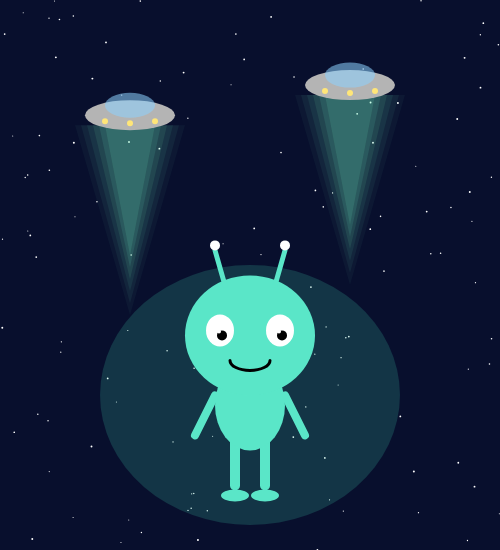
Frame 1 (no input)
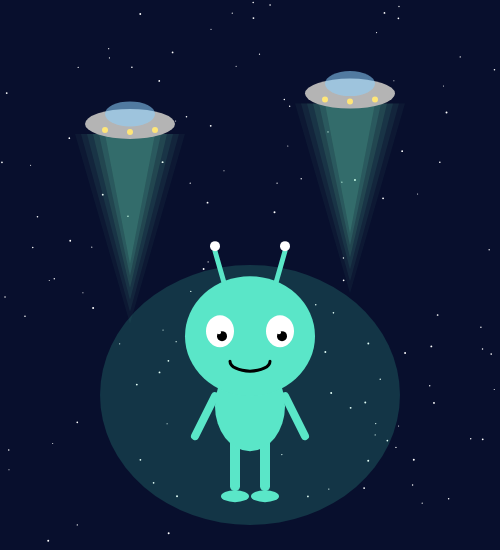
Frame 60 (no input)
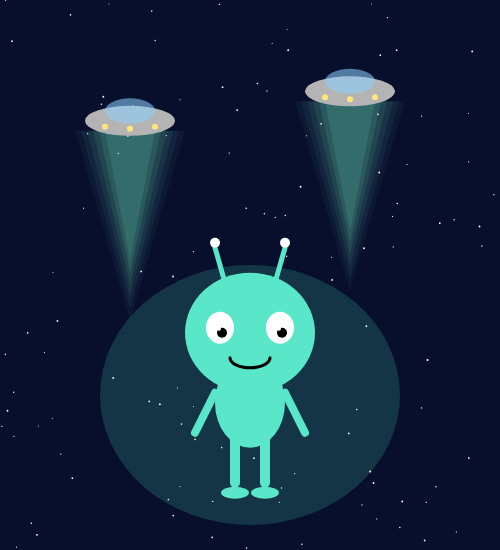
Frame 120 (the mouse pressed at the canvas centre since frame 60)

The p5.js sketch that drew these frames (run headless with seeded random() and noise() and a simulated clock; from frame 60 on, the mouse is pressed at the canvas centre):

// p5.js sketch
// ── sketch.js
function setup() {
  createCanvas(500, 550);
}

function draw() {
  drawSpace();

  drawShip(130, 120);
  drawShip(580, 160);
  drawShip(350, 90);

  let floatY = sin(frameCount * 0.05) * 8;

  push();
  translate(width / 2, height / 2 + 80 + floatY);
  drawCuteAlien();
  pop();
}

function drawSpace() {
  background(8, 15, 45);

  for (let i = 0; i < 120; i++) {
    fill(255);
    noStroke();
    circle(random(width), random(height), random(1, 2));
  }

  noStroke();
  fill(80, 255, 200, 40);
  ellipse(width/2, height/2 + 120, 300, 260);
}

function drawShip(x, y) {
  let hover = sin(frameCount * 0.07 + x) * 5;

  push();
  translate(x, y + hover);

  noStroke();
  for (let i = 0; i < 6; i++) {
    fill(120, 255, 200, 30 - i * 4);
    triangle(
      -25 - i * 6, 10,
       25 + i * 6, 10,
       0, 140 + i * 12
    );
  }

  fill(180);
  ellipse(0, 0, 90, 30);

  fill(140, 210, 255, 140);
  ellipse(0, -10, 50, 25);

  fill(255, 230, 120);
  circle(-25, 6, 6);
  circle(0, 8, 6);
  circle(25, 6, 6);

  pop();
}

function drawCuteAlien() {

  let bodyColor = color(90, 230, 200);

  stroke(bodyColor);
  strokeWeight(10);
  line(-15, 80, -15, 130);
  line(15, 80, 15, 130);

  noStroke();
  fill(bodyColor);
  ellipse(-15, 140, 28, 12);
  ellipse(15, 140, 28, 12);

  ellipse(0, 50, 70, 90);

  stroke(bodyColor);
  strokeWeight(8);
  line(-35, 40, -55, 80);
  line(35, 40, 55, 80);

  noStroke();
  fill(bodyColor);
  ellipse(0, -20, 130, 120);

  stroke(bodyColor);
  strokeWeight(5);
  line(-25, -70, -35, -105);
  line(25, -70, 35, -105);

  noStroke();
  fill(255);
  circle(-35, -110, 10);
  circle(35, -110, 10);

  fill(255);
  ellipse(-30, -25, 28, 32);
  ellipse(30, -25, 28, 32);

  fill(0);
  circle(-28, -20, 10);
  circle(32, -20, 10);

  fill(255);
  circle(-31, -24, 4);
  circle(29, -24, 4);

  stroke(0);
  strokeWeight(3);
  noFill();
  arc(0, 5, 40, 20, 0, PI);
}
